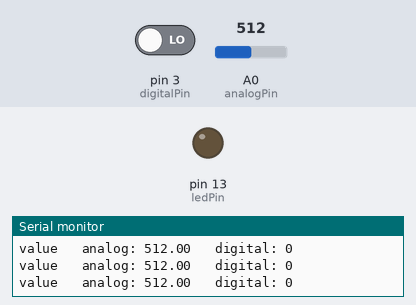
Bench run of a sketch on a simulated Arduino Uno, built with avr-gcc and run on an emulated ATmega328P. On the bench: output pins drawn as LEDs (lit = HIGH), the last lines printed to the serial monitor. Inputs (shaded band) come from the test bench; at power-on: pin 3 (digitalPin) LOW, A0 (analogPin) = 512.

Above: at 1.2 s.
1.3 s: pin 3 (digitalPin) driven HIGH
At 2.5 s:
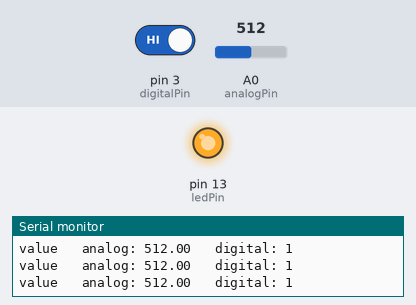
2.8 s: pin 3 (digitalPin) driven LOW
At 4.1 s:
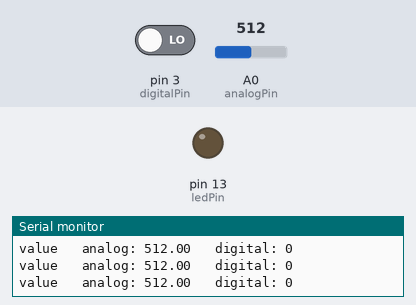
Timing chart, 0 to 5.8 s (numbered marks = the images above; inputs shaded):
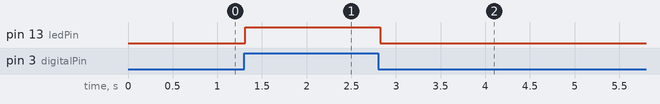

The sketch:

Microphone.ino
```cpp
/*
  Microphone

  * Note: because most Arduinos have a built-in LED attached to pin 13 on the
  board, the LED is optional.
*/

// this constant won't change:
const int digitalPin = 3;    // the digital pin that the sensor is attached to
const int analogPin = A0;    // the analog pin that the sensor is attached to
const int ledPin = 13;       // the pin that the LED is attached to

// variables will change:
int sensorState;    // current digital state of the sensor
float sensorValue;  // current analoog value of the sensor

void setup() {
  pinMode(digitalPin, INPUT);   // initialize the sensor pin as a digital input
  pinMode(analogPin, INPUT);    // initialize the sensor pin as a analog input
  pinMode(ledPin, OUTPUT);      // initialize the LED as an output

  Serial.begin(9600);
  Serial.println("Arduino Examples - Microphone");
}

void loop() {
  // read the sensor analog value into a varialbe
  sensorValue = analogRead(analogPin);
  // read the sensor digital state into a varialbe
  sensorState = digitalRead(digitalPin);

  Serial.print("value");
  Serial.print("\t analog: ");  Serial.print(sensorValue);
  Serial.print("\t digital: ");  Serial.println(sensorState);

  // When the sensor detects a signal and reches a certain threshold
  if (sensorState == HIGH) {
    digitalWrite(ledPin, HIGH);
  } else {
    digitalWrite(ledPin, LOW);
  }

  delay(100); //just here to slow down the output so it is easier to read
}
```

Measured:
- after the input at 1.3 s, pin 13 (ledPin): LOW → HIGH at once
- after the input at 2.8 s, pin 13 (ledPin): HIGH → LOW at once
